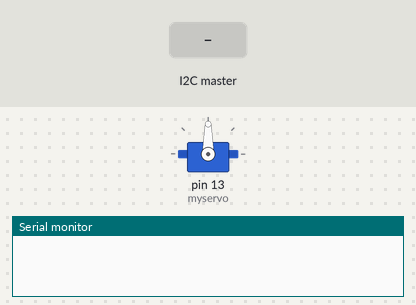
The sketch below on a simulated Arduino Uno, built with avr-gcc and run on an emulated ATmega328P. On the bench: servo, the last lines printed to the serial monitor. Inputs (shaded band) come from the test bench.

Above: at 1.2 s.
1.3 s: the I2C master sends the byte 0
At 1.7 s:
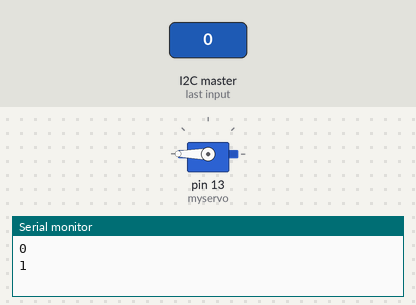
4.3 s: the I2C master sends the byte 1
At 5.3 s:
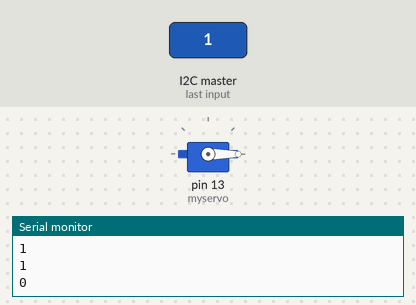
Timing chart, 0 to 7.3 s (numbered marks = the images above; inputs shaded):
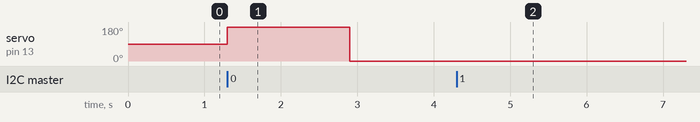

The sketch:

wk14_3_2.ino
```cpp
#include <Wire.h>
#include <Servo.h>

Servo myservo;
int value = 0;
int motorstatus = 0;
void setup() {
  Wire.begin(8);                // join i2c bus with address #8
  Wire.onReceive(receiveEvent); // register event
  pinMode(13,OUTPUT);
  Serial.begin(115200);           // start serial for output
  myservo.attach(13);
}

void loop() {
  delay(100);
  if(motorstatus){
  if (value == 0)
    value = 180;
  else
    value = 0;
  myservo.write(value);
  delay(1500);}

}

// function that executes whenever data is received from master
// this function is registered as an event, see setup()
void receiveEvent(int howMany) {
  while (1 < Wire.available()) { // loop through all but the last
    char c = Wire.read(); // receive byte as a character
    Serial.print(c);         // print the character
  }
  int x = Wire.read();    // receive byte as an integer
  if(x == 0){

     motorstatus = 1;
  }
  else if(x == 1){

     motorstatus = 0;
  }
  Serial.println(x);
  Serial.println(motorstatus);// print the integer
}
```

Measured:
- after the input at 1.3 s, servo on pin 13 (myservo): 90° → 180° at once, → 0° 1.6 s later
- after the input at 4.3 s, servo on pin 13 (myservo): stops changing and stays 0°
